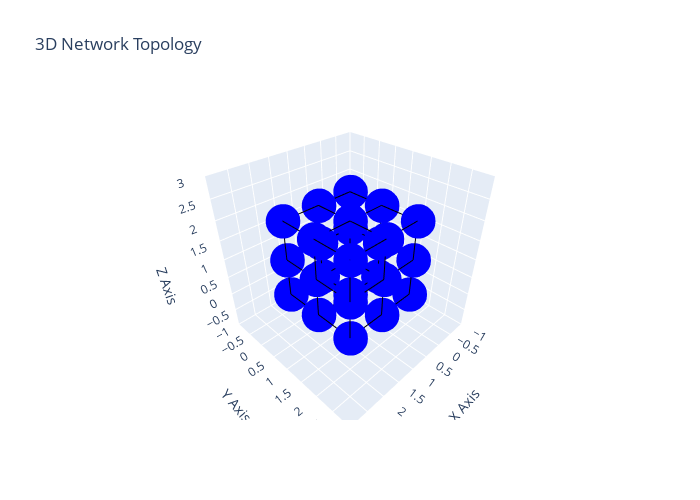

Notebook code for this chart:
### Markdown cell above
### Do I know anything about the topology from the XML file? It just gives me a bunch of sends and receives.

### I have the topology information from the TACOS file.

### Code cell
import networkx as nx
import plotly.graph_objects as go

G = nx.DiGraph()

length, width, depth = 3,3,3

for i in range(length):
    for j in range(width):
        for k in range(depth):
            new_edge = (i,j,k)
            G.add_node(new_edge)

            #connect horizontally
            if (i + 1 < length):
                G.add_edge(new_edge, (i+1,j,k)) #send
                G.add_edge((i+1,j,k), new_edge) #receive
            
            #connect vertically
            if (j + 1 < width):
                G.add_edge((i,j+1,k), new_edge) #send
                G.add_edge(new_edge, (i,j+1,k)) #receive

            #connect depth wise
            if (k + 1 < depth):
                G.add_edge((i,j,k+1), new_edge) #send
                G.add_edge(new_edge, (i,j,k+1)) #receive

edge_x = []
edge_y = []
edge_z = []
for edge in G.edges():
    x0, y0, z0 = edge[0]
    x1, y1, z1 = edge[1]
    edge_x.append(x0)
    edge_x.append(x1)
    edge_x.append(None)
    edge_y.append(y0)
    edge_y.append(y1)
    edge_y.append(None)
    edge_z.append(z0)
    edge_z.append(z1)
    edge_z.append(None)

# Initialize node coordinates
node_x = []
node_y = []
node_z = []

# Extract node coordinates for plotting
for node in G.nodes():
    x, y, z = node
    node_x.append(x)
    node_y.append(y)
    node_z.append(z)

# Create a trace for edges
edge_trace = go.Scatter3d(
    x=edge_x, y=edge_y, z=edge_z,
    mode='lines',
    line=dict(color='black', width=2),
    hoverinfo='text',
    text = [f"{edge}" for edge in G.edges()]
)

# Create a trace for nodes
node_trace = go.Scatter3d(
    x=node_x, y=node_y, z=node_z,
    mode='markers',
    marker=dict(size=12, color='blue'),
    hoverinfo='text',
    text=[f"Node {node}" for node in G.nodes()]
)

# Create the figure and layout
fig = go.Figure(data=[edge_trace, node_trace])

# Customize the layout (optional)
fig.update_layout(
    title='3D Network Topology',
    scene=dict(
        xaxis=dict(title='X Axis', range=[-1, length]),
        yaxis=dict(title='Y Axis', range=[-1, width]),
        zaxis=dict(title='Z Axis', range=[-1, depth]),
    ),
    width=700,   # Set the figure width to be larger
    height=500,   # Set the figure height to be larger
    showlegend=False
)

# Show the plot
fig.show()

### Figure 1 — Plotly figure (JSON) as saved in the notebook; plotly's stock layout.template omitted (floating-point values rounded to 4 significant figures; data arrays with more than 128 entries replaced by an {"elided": "..."} marker saying what was removed)
{"data": [{"hoverinfo": "text", "line": {"color": "black", "width": 2}, "mode": "lines", "text": ["((0, 0, 0), (1, 0, 0))", "((0, 0, 0), (0, 1, 0))", "((0, 0, 0), (0, 0, 1))", "((1, 0, 0), (0, 0, 0))", "((1, 0, 0), (2, 0, 0))", "((1, 0, 0), (1, 1, 0))", "((1, 0, 0), (1, 0, 1))", "((0, 1, 0), (0, 0, 0))", "((0, 1, 0), (1, 1, 0))", "((0, 1, 0), (0, 2, 0))", "((0, 1, 0), (0, 1, 1))", "((0, 0, 1), (0, 0, 0))", "((0, 0, 1), (1, 0, 1))", "((0, 0, 1), (0, 1, 1))", "((0, 0, 1), (0, 0, 2))", "((1, 0, 1), (0, 0, 1))", "((1, 0, 1), (1, 0, 0))", "((1, 0, 1), (2, 0, 1))", "((1, 0, 1), (1, 1, 1))", "((1, 0, 1), (1, 0, 2))", "((0, 1, 1), (0, 0, 1))", "((0, 1, 1), (0, 1, 0))", "((0, 1, 1), (1, 1, 1))", "((0, 1, 1), (0, 2, 1))", "((0, 1, 1), (0, 1, 2))", "((0, 0, 2), (0, 0, 1))", "((0, 0, 2), (1, 0, 2))", "((0, 0, 2), (0, 1, 2))", "((1, 0, 2), (0, 0, 2))", "((1, 0, 2), (1, 0, 1))", "((1, 0, 2), (2, 0, 2))", "((1, 0, 2), (1, 1, 2))", "((0, 1, 2), (0, 0, 2))", "((0, 1, 2), (0, 1, 1))", "((0, 1, 2), (1, 1, 2))", "((0, 1, 2), (0, 2, 2))", "((1, 1, 0), (0, 1, 0))", "((1, 1, 0), (1, 0, 0))", "((1, 1, 0), (2, 1, 0))", "((1, 1, 0), (1, 2, 0))", "((1, 1, 0), (1, 1, 1))", "((0, 2, 0), (0, 1, 0))", "((0, 2, 0), (1, 2, 0))", "((0, 2, 0), (0, 2, 1))", "((1, 1, 1), (0, 1, 1))", "((1, 1, 1), (1, 0, 1))", "((1, 1, 1), (1, 1, 0))", "((1, 1, 1), (2, 1, 1))", "((1, 1, 1), (1, 2, 1))", "((1, 1, 1), (1, 1, 2))", "((0, 2, 1), (0, 1, 1))", "((0, 2, 1), (0, 2, 0))", "((0, 2, 1), (1, 2, 1))", "((0, 2, 1), (0, 2, 2))", "((1, 1, 2), (0, 1, 2))", "((1, 1, 2), (1, 0, 2))", "((1, 1, 2), (1, 1, 1))", "((1, 1, 2), (2, 1, 2))", "((1, 1, 2), (1, 2, 2))", "((0, 2, 2), (0, 1, 2))", "((0, 2, 2), (0, 2, 1))", "((0, 2, 2), (1, 2, 2))", "((1, 2, 0), (0, 2, 0))", "((1, 2, 0), (1, 1, 0))", "((1, 2, 0), (2, 2, 0))", "((1, 2, 0), (1, 2, 1))", "((1, 2, 1), (0, 2, 1))", "((1, 2, 1), (1, 1, 1))", "((1, 2, 1), (1, 2, 0))", "((1, 2, 1), (2, 2, 1))", "((1, 2, 1), (1, 2, 2))", "((1, 2, 2), (0, 2, 2))", "((1, 2, 2), (1, 1, 2))", "((1, 2, 2), (1, 2, 1))", "((1, 2, 2), (2, 2, 2))", "((2, 0, 0), (1, 0, 0))", "((2, 0, 0), (2, 1, 0))", "((2, 0, 0), (2, 0, 1))", "((2, 0, 1), (1, 0, 1))", "((2, 0, 1), (2, 0, 0))", "((2, 0, 1), (2, 1, 1))", "((2, 0, 1), (2, 0, 2))", "((2, 0, 2), (1, 0, 2))", "((2, 0, 2), (2, 0, 1))", "((2, 0, 2), (2, 1, 2))", "((2, 1, 0), (1, 1, 0))", "((2, 1, 0), (2, 0, 0))", "((2, 1, 0), (2, 2, 0))", "((2, 1, 0), (2, 1, 1))", "((2, 1, 1), (1, 1, 1))", "((2, 1, 1), (2, 0, 1))", "((2, 1, 1), (2, 1, 0))", "((2, 1, 1), (2, 2, 1))", "((2, 1, 1), (2, 1, 2))", "((2, 1, 2), (1, 1, 2))", "((2, 1, 2), (2, 0, 2))", "((2, 1, 2), (2, 1, 1))", "((2, 1, 2), (2, 2, 2))", "((2, 2, 0), (1, 2, 0))", "((2, 2, 0), (2, 1, 0))", "((2, 2, 0), (2, 2, 1))", "((2, 2, 1), (1, 2, 1))", "((2, 2, 1), (2, 1, 1))", "((2, 2, 1), (2, 2, 0))", "((2, 2, 1), (2, 2, 2))", "((2, 2, 2), (1, 2, 2))", "((2, 2, 2), (2, 1, 2))", "((2, 2, 2), (2, 2, 1))"], "type": "scatter3d", "x": {"elided": "324 int values"}, "y": {"elided": "324 int values"}, "z": {"elided": "324 int values"}}, {"hoverinfo": "text", "marker": {"color": "blue", "size": 12}, "mode": "markers", "text": ["Node (0, 0, 0)", "Node (1, 0, 0)", "Node (0, 1, 0)", "Node (0, 0, 1)", "Node (1, 0, 1)", "Node (0, 1, 1)", "Node (0, 0, 2)", "Node (1, 0, 2)", "Node (0, 1, 2)", "Node (1, 1, 0)", "Node (0, 2, 0)", "Node (1, 1, 1)", "Node (0, 2, 1)", "Node (1, 1, 2)", "Node (0, 2, 2)", "Node (1, 2, 0)", "Node (1, 2, 1)", "Node (1, 2, 2)", "Node (2, 0, 0)", "Node (2, 0, 1)", "Node (2, 0, 2)", "Node (2, 1, 0)", "Node (2, 1, 1)", "Node (2, 1, 2)", "Node (2, 2, 0)", "Node (2, 2, 1)", "Node (2, 2, 2)"], "type": "scatter3d", "x": [0, 1, 0, 0, 1, 0, 0, 1, 0, 1, 0, 1, 0, 1, 0, 1, 1, 1, 2, 2, 2, 2, 2, 2, 2, 2, 2], "y": [0, 0, 1, 0, 0, 1, 0, 0, 1, 1, 2, 1, 2, 1, 2, 2, 2, 2, 0, 0, 0, 1, 1, 1, 2, 2, 2], "z": [0, 0, 0, 1, 1, 1, 2, 2, 2, 0, 0, 1, 1, 2, 2, 0, 1, 2, 0, 1, 2, 0, 1, 2, 0, 1, 2]}], "layout": {"height": 500, "scene": {"xaxis": {"range": [-1, 3], "title": {"text": "X Axis"}}, "yaxis": {"range": [-1, 3], "title": {"text": "Y Axis"}}, "zaxis": {"range": [-1, 3], "title": {"text": "Z Axis"}}}, "showlegend": false, "title": {"text": "3D Network Topology"}, "width": 700}}
